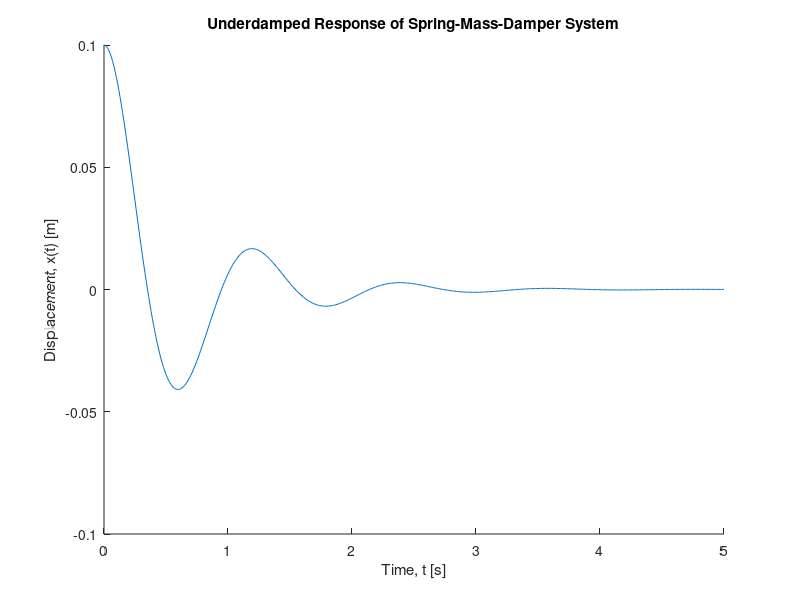

Recreate this plot in MATLAB.
% Joel Lubinitsky - 02/04/15
% MAE 321 - HW 3.1

clear all
close all
clc

% Problem 1:
% A spring-mass-damper system having mass of 100 kg, stiffness of
% 3000 N/m, and damping coefficient of 300 Ns/m is given a zero initial
% velocity and an initial displacement of 0.1 m. Calculate the form of
% the response and plot it for as long as it takes to die out.

% Unknown
%   Form of response (zeta)
%   Plot response

%% Known
mass               = 100;  % kg
stiffness          = 3000; % kg/s^2
coefficientDamping = 300;  % kg/s
velocityInitial    = 0;    % m/s
xInitial           = 0.1;  % m

%% Calculations
frequencyNatural           = sqrt(stiffness / mass);                        % rad/s
coefficientDampingCritical = 2 * sqrt(stiffness * mass);                    % kg/s
ratioDamping               = coefficientDamping / coefficientDampingCritical;
frequencyNaturalDamped     = frequencyNatural * sqrt(1 - ratioDamping ^ 2); % rad/s

% [ratioDamping < 1] -> Underdamped Response
disp('[ratioDamping < 1] -> Underdamped Response')
constantA   = sqrt(((velocityInitial + ratioDamping * frequencyNatural * xInitial) ^ 2 + (xInitial * frequencyNaturalDamped) ^ 2) / frequencyNaturalDamped ^ 2);
constantPhi = atan((xInitial * frequencyNaturalDamped) / (velocityInitial + ratioDamping * frequencyNatural * xInitial));
time        = [0 : 0.01 : 5];

x = constantA .* exp(-ratioDamping .* frequencyNatural .* time) .* sin(frequencyNaturalDamped .* time + constantPhi);

%% Plot
figure(1)
hold on
title('Underdamped Response of Spring-Mass-Damper System')
xlabel('Time, t [s]')
ylabel('Displacement, x(t) [m]')
plot(time, x)
